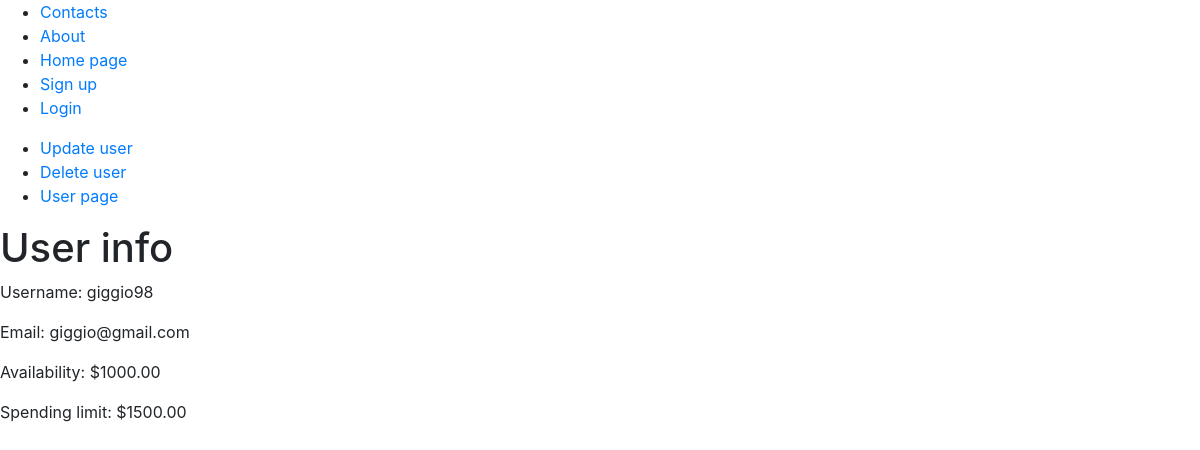
The page /user/giggio98 on the database as committed earlier.
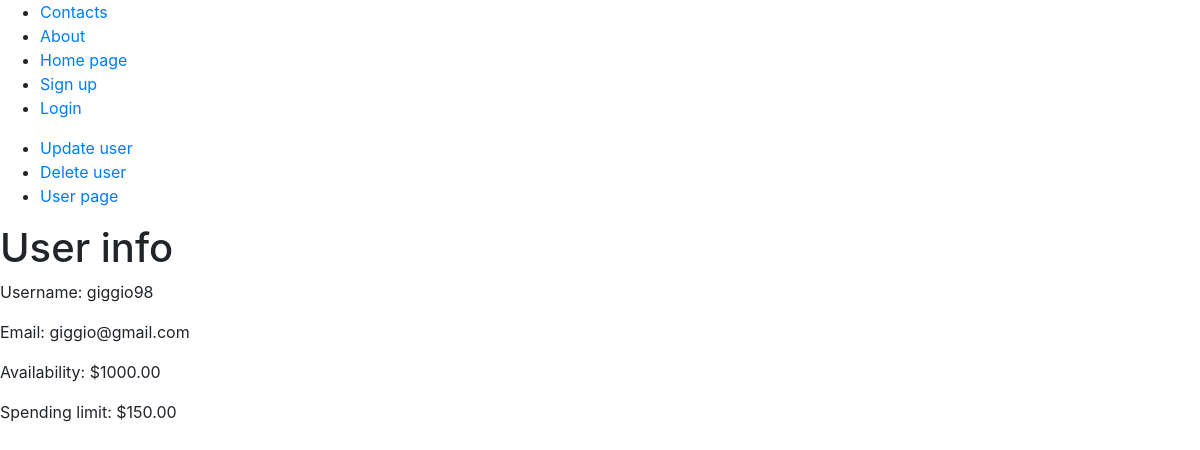
The same page on the database as committed later.
### members/models.py (models this page shows, shortened)
class Member(models.Model):
    username = models.CharField(max_length=256, validators=[MinLengthValidator(8)])
    email = models.EmailField(max_length=256)
    password = models.CharField(max_length=512, validators=[MinLengthValidator(8)])
    availability = models.DecimalField(max_digits=10000, decimal_places=2)
    spendable = models.DecimalField(max_digits=10000, decimal_places=2, db_column='spending')
    author = models.CharField(max_length=256, default='')

### members/views.py (the view)
# urls.py: path('user/<str:username>', member_detail_view, name='member_detail_view'),            # user.views
def member_detail_view(request, username):
    obj = get_object_or_404(Member, username=username)
    context = {
        "obj": obj
    }
    return render(request, "member/detail_member.html", context)

### templates/member/detail_member.html (shortened to what this page needs)
{% extends 'html/base.html' %}
{% block body_content %}
{% include 'html/navbar.html' %}
{% include 'html/user_ops.html' %}
<h1>User info</h1>
<p>Username: {{ obj.username }}</p>
<p>Email: {{ obj.email }}</p>
<p>Availability: ${{ obj.availability }}</p>
<p>Spending limit: ${{ obj.spendable }}</p>
{% endblock %}

### templates/html/base.html (shortened to what this page needs)
{% load static %}
<!DOCTYPE html>
<html>
    <head>
        <link
            rel="stylesheet"
            href="https://stackpath.bootstrapcdn.com/bootstrap/4.3.1/css/bootstrap.min.css"
>
    </head>
    <body>
        {% block body_content %}{% endblock %}
    </body>
</html>

### templates/html/navbar.html
<nav>
    <ul>
        <li> <a href="/contacts">Contacts</a> </li>
        <li> <a href="/about">About</a> </li>
        <li> <a href="/">Home page</a> </li>
        <li> <a href="/create_user">Sign up</a> </li>
        <li> <a href="/login">Login</a> </li>
    </ul>
</nav>

### templates/html/user_ops.html
<ul>
    <li> <a href={% url 'update_member_view' username=obj.username %}>Update user</a> </li>
    <li> <a href={% url 'delete_member_view' username=obj.username %}>Delete user</a> </li>
    <li> <a href={% url 'member_detail_view' username=obj.username %}>User page </a></li>
</ul>

Rows that differ between the two databases and show on the page:
changed Member "giggio98": spendable "1500.00" → "150.00"
